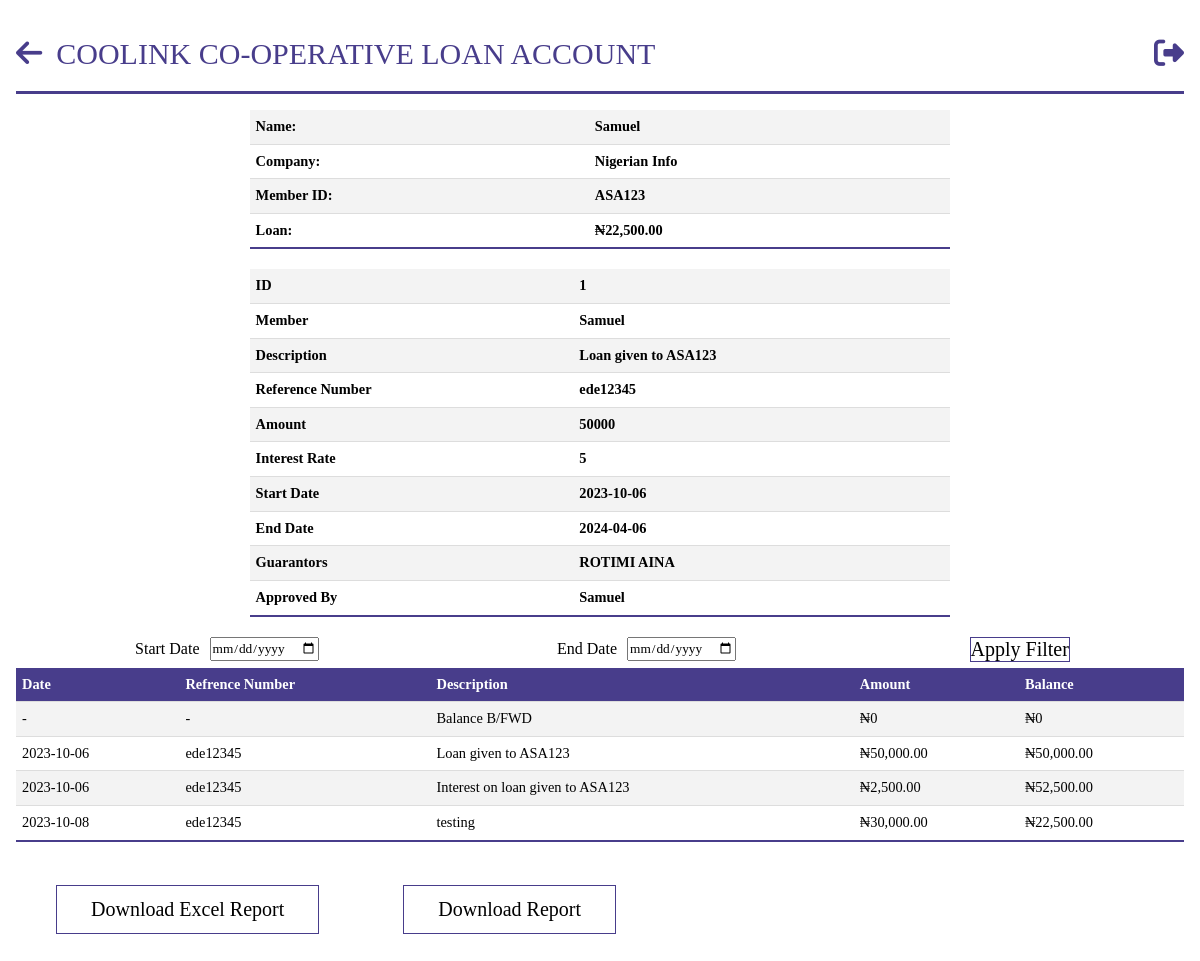
The page /loan/1 (signed in) on the database as committed earlier.
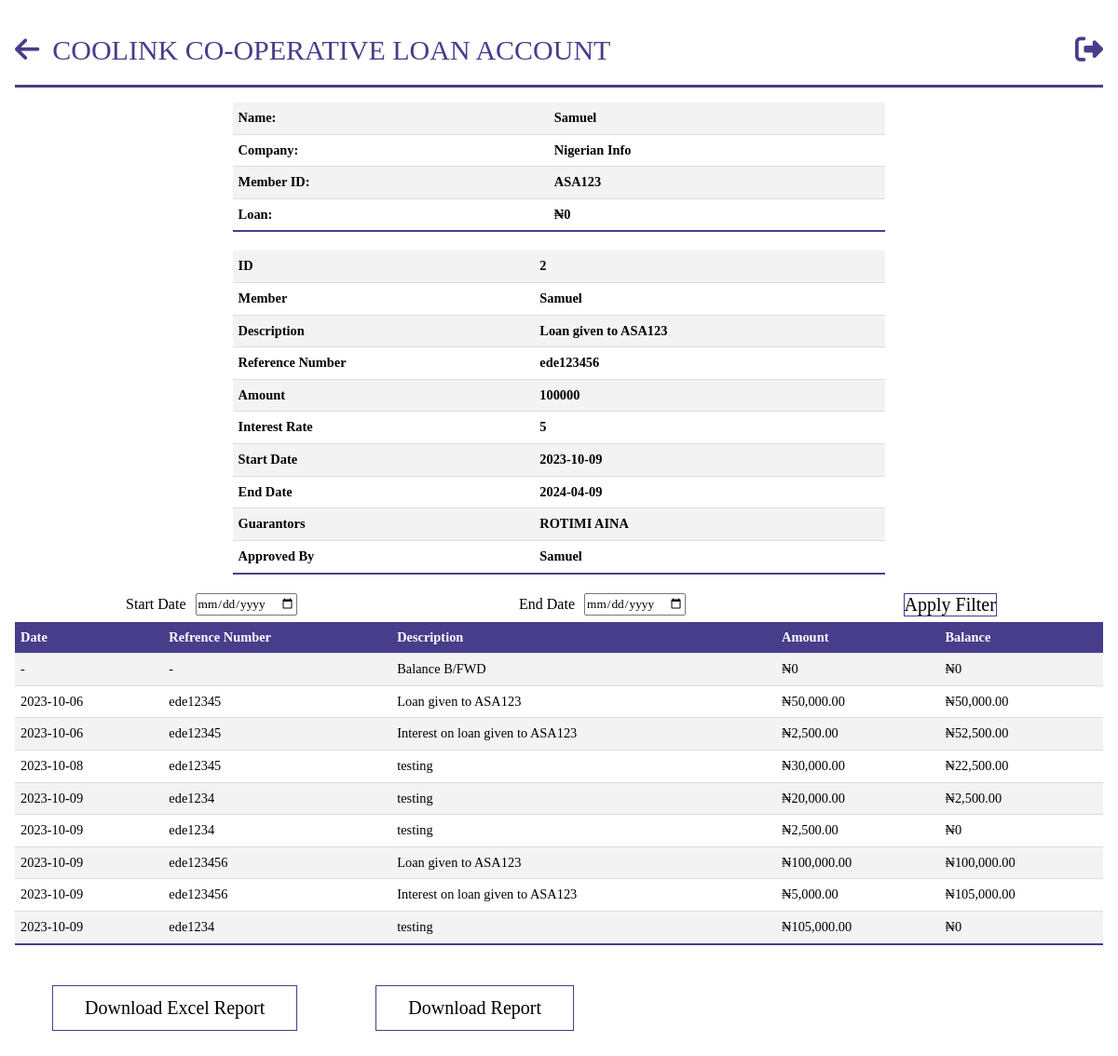
The same page on the database as committed later.
### models.py (models this page shows, shortened)
class Person(db.Model, UserMixin):
    __tablename__ = "persons"
    id = db.Column(db.Integer, primary_key=True)
    name = db.Column(db.String(100), nullable=False)
    role_id = db.Column(db.Integer, db.ForeignKey("roles.id"))
    email = db.Column(db.String, nullable=True, unique=True)
    password = db.Column(db.String(255), nullable=False)
    company_id = db.Column(db.Integer, db.ForeignKey("companies.id"))
    employee_id = db.Column(db.String, nullable=False, unique=True)
    phone_no = db.Column(db.String, unique=True)
    balance_bfd = db.Column(db.Float, default=0.0)
    balance_withheld = db.Column(db.Float, default=0.0)
    available_balance = db.Column(db.Float, default=0.0)
    loan_balance = db.Column(db.Float, default=0.0)
    loan_balance_bfd = db.Column(db.Float, default=0.0)
    loans = db.relationship("Loan", backref="person",foreign_keys="[Loan.person_id]")
    bank_payments_made = db.relationship("BankPayment", backref="payer", lazy=True)
    payments_made = db.relationship("SavingPayment", backref="payer", lazy=True)
    loan_payments_made = db.relationship("LoanPayment", backref="payer", lazy=True)
    def last_loan(self):
        last_loan = Loan.query.filter_by(person_id=self.id).order_by(desc(Loan.start_date)).first()
        return last_loan

class Loan(db.Model):
    __tablename__ = "loans"
    id = db.Column(db.Integer, primary_key=True)
    person_id = db.Column(
        db.Integer, db.ForeignKey("persons.id"), nullable=False, index=True
    )
    description = db.Column(db.String, nullable=True)
    bank_id = db.Column(
        db.Integer, db.ForeignKey("banks.id"), nullable=True, index=True
    )
    ref_no = db.Column(db.String)
    amount = db.Column(db.Integer)
    interest_rate = db.Column(db.Integer)
    start_date = db.Column(db.Date, nullable=False, default=datetime.utcnow)
    end_date = db.Column(db.Date, nullable=False)
    guarantor = db.relationship("Person", backref="guarantor",foreign_keys="[Loan.guarantor_id]", lazy=True)
    guarantor_id = db.Column(
        db.Integer, db.ForeignKey("persons.id"), nullable=True, index=True
    )
    is_paid = db.Column(db.Boolean, default=False)
    is_approved = db.Column(db.Boolean, default=False)
    admin_approved = db.Column(db.Boolean, default=False)
    approved_by = db.Column(db.Integer, db.ForeignKey("persons.id"), nullable=True)

class LoanPayment(db.Model):
    __tablename__ = "loan_payments"
    id = db.Column(db.Integer, primary_key=True)
    amount = db.Column(db.Float, nullable=False)
    exact_date = db.Column(db.DateTime, nullable=False, default=datetime.utcnow)
    date = db.Column(db.Date, nullable=False)
    description = db.Column(db.String, nullable=True)
    ref_no = db.Column(db.String)
    balance = db.Column(db.Float, nullable=True)
    bank_id = db.Column(
        db.Integer, db.ForeignKey("banks.id"), nullable=True, index=True
    )
    person_id = db.Column(
        db.Integer, db.ForeignKey("persons.id"), nullable=True, index=True
    )
    company_id = db.Column(
        db.Integer, db.ForeignKey("companies.id"), nullable=True, index=True
    )
    year = db.Column(db.Integer, nullable=False)

### app.py (the view)
@app.route("/loan/<person_id>", methods=["GET", "POST"])
@login_required
def loan_account(person_id):
    user = current_user
    if user.role.id != 4 or user.id == int(person_id):
        person = query.get_person(person_id)
        loan = person.last_loan()
        payments = person.loan_payments_made
        form = DateFilterForm(request.args)
        start_date = form.start_date.data
        end_date = form.end_date.data
        filtered_payments = filter_payments(start_date, end_date, payments)
        approved = query.get_person(loan.approved_by)
        guarantors = [p.guarantor.name for p in loan.guarantor_contributions]
        return render_template(
            "query/loan_account.html",
            payments=filtered_payments,
            person=person,
            loan=loan,
            form=form,
            approved=approved,
            guarantors=guarantors
        )
    else:
        return redirect(url_for("loan_account", person_id=user.id))

### forms.py
class DateFilterForm(FlaskForm):
    start_date = DateField("Start Date", format="%Y-%m-%d", validators=[Optional()])
    end_date = DateField("End Date", format="%Y-%m-%d", validators=[Optional()])
    submit = SubmitField("Apply Filter")

### app.py (called while the page is built)
@login_manager.user_loader
def load_user(person_id):
    return Person.query.get(person_id)

@app.before_request
def before_request():
    g.user = current_user

@app.template_filter("currency")
@login_required
def currency(value):
    modified_value = format_currency(value)  # Modify the value as needed
    return modified_value

def filter_payments(start_date, end_date, payments):
    filtered_payments = payments
    if start_date and end_date:
        filtered_payments = [
            payment for payment in payments if start_date <= payment.date <= end_date
        ]
    elif start_date:
        filtered_payments = [
            payment for payment in payments if payment.date >= start_date
        ]
    elif end_date:
        filtered_payments = [
            payment for payment in payments if payment.date <= end_date
        ]
    return filtered_payments

### templates/query/loan_account.html (shortened to what this page needs)
{%extends 'base.html' %}
{% block header%}
COOLINK CO-OPERATIVE LOAN ACCOUNT
{% endblock  %}
{% block anchor%}
<a href="{{ url_for('queries') }}" id='arrow'><i class="fa-solid fa-arrow-left"></i></a>
{% endblock  %}
{%block content%}
<body id="person">
    <table class='tab-content'id="info-table" >
        <tr>
            <td>Name:</td>
            <td>{{ person.name }}</td>
        </tr>
        <tr>
            <td>Company:</td>
            <td>{{ person.company.name }}</td>
        </tr>
        <tr>
            <td>Member ID:</td>
            <td>{{ person.employee_id }}</td>
        </tr>
        <tr>
            <td>Loan:</td>
            <td>{{ person.loan_balance | currency }}</td>
        </tr>
    </table>
    <table class="tab-content" id="info-table">
        <tbody>
            <tr>
                <td>ID</td>
                <td>{{ loan.id }}</td>
            </tr>
            <tr>
                <td>Member </td>
                <td>{{ loan.person.name }}</td>
            </tr>
            <tr>
                <td>Description</td>
                <td>{{ loan.description }}</td>
            </tr>
            <tr>
                <td>Reference Number</td>
                <td>{{ loan.ref_no }}</td>
            </tr>
            <tr>
                <td>Amount</td>
                <td>{{ loan.amount }}</td>
            </tr>
            <tr>
                <td>Interest Rate</td>
                <td>{{ loan.interest_rate }}</td>
            </tr>
            <tr>
                <td>Start Date</td>
                <td>{{ loan.start_date }}</td>
            </tr>
            <tr>
                <td>End Date</td>
                <td>{{ loan.end_date }}</td>
            </tr>
            <tr>
                <td>Guarantors </td>
                <td>{% for guarantor in guarantors %} {{ guarantor }} {% endfor %} </td>
            </tr>
            <tr>
                <td>Approved By</td>
                <td>{{ approved.name }}</td>
            </tr>
        </tbody>
    </table>
    <form method="get" class="filt-wrap">
        <div class="filt">
            {{ form.start_date.label(class="filt_item")}}
            {{ form.start_date(class="filt_item form-control") }}
        </div>
        <div class="filt">
            {{ form.end_date.label(class="filt_item") }}
            {{ form.end_date(class="filt_item form-control") }}
        </div>
        <div class="filt" >
            <button type="submit" class="">Apply Filter</button>
        </div>
    </form>
        <table class='tab-content'>
            <thead>
                <tr>
                    <th>Date</th>
                    <th>Refrence Number</th>
                    <th>Description</th>
                    <th>Amount</th>
                    <th>Balance</th>
                </tr>
            </thead>
            <tbody>
                <tr>
                    <td> - </td>
                    <td> - </td>
                    <td>Balance B/FWD</td>
                    <td>{{ person.loan_balance_bfd| currency }}</td>
                    <td>{{ person.loan_balance_bfd| currency }}</td>
                </tr>
                    {% for payment in payments %}
                            <tr>
                                <td>{{ payment.date }}</td>
                                <td>{{ payment.ref_no }}</td>
                                <td>{{ payment.description }}</td>
                                <td>{{-payment.amount | currency }}</td>
                                <td>{{ payment.balance | currency }}</td>
                            </tr>
                    {% endfor %}
            </tbody>
        </table>
        <button id="downloadExcelButton">Download Excel Report</button>
        <button id="downloadPdfButton" onclick="window.print()">Download Report</button>
    </body>
{%endblock%}

Rows that differ between the two databases and show on the page:
no longer on this page (row edited): Loan: id "1", description "Loan given to ASA123", ref_no "ede12345", amount "50000", interest_rate "5", start_date "2023-10-06", end_date "2024-04-06"
changed Person "Samuel": loan_balance "₦22,500.00" → "₦0"
added Loan: id "2", description "Loan given to ASA123", ref_no "ede123456", amount "100000", interest_rate "5", start_date "2023-10-09", end_date "2024-04-09"
added LoanPayment: date "2023-10-09", ref_no "ede1234", description "testing", amount "₦20,000.00", balance "₦2,500.00"
added LoanPayment: date "2023-10-09", ref_no "ede1234", description "testing", amount "₦2,500.00", balance "₦0"
added LoanPayment: date "2023-10-09", ref_no "ede123456", description "Loan given to ASA123", amount "₦100,000.00", balance "₦100,000.00"
added LoanPayment: date "2023-10-09", ref_no "ede123456", description "Interest on loan given to ASA123", amount "₦5,000.00", balance "₦105,000.00"
added LoanPayment: date "2023-10-09", ref_no "ede1234", description "testing", amount "₦105,000.00", balance "₦0"
